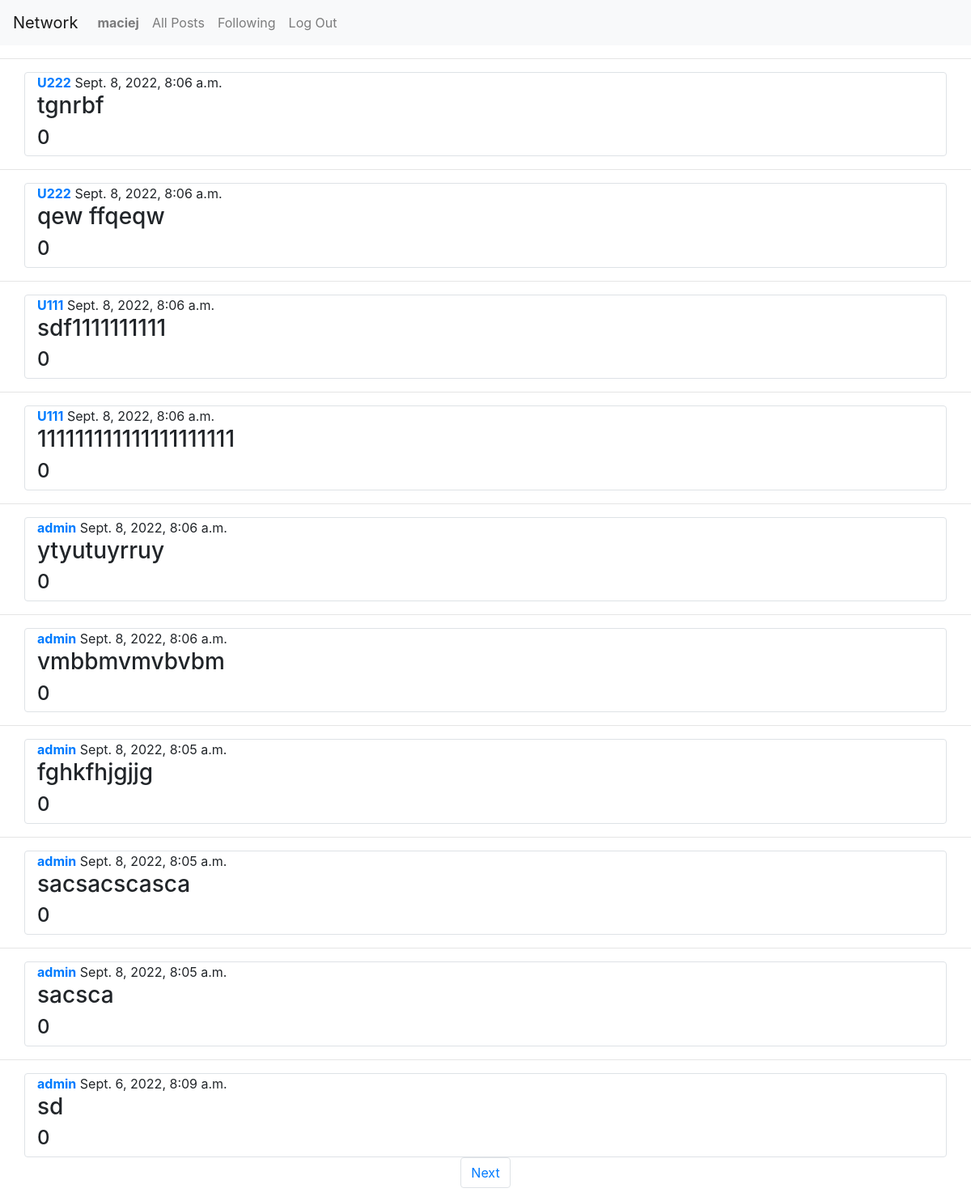
/following/1 (signed in), run on the app's committed database.
### network/models.py (models this page shows, shortened)
class User(AbstractUser):
    following = models.ManyToManyField("User", default=None, blank=True, related_name="followed_by")

class Post(models.Model):
    id = models.AutoField(primary_key=True)
    user = models.ForeignKey(User, on_delete=models.CASCADE, related_name="posts")
    body = models.TextField(blank=False)
    likes = models.IntegerField(default=0)
    timestamp = models.DateTimeField(auto_now_add=True)

### network/views.py (the view)
# urls.py: path("following/<int:page>", views.following_view, name="following"),
@login_required
def following_view(request, page):
    postsAll = Post.objects.all()
    postsAll = postsAll.order_by("-timestamp").all()
    following = User.objects.get(username=request.user.username).following.all()
    postsAll_filter = []
    for post in postsAll:
        if post.user in following:
            postsAll_filter.append(post)
    paginator = Paginator(postsAll_filter, 10)
    posts = paginator.get_page(page)
    page_next = page + 1
    page_prev = page - 1
    return render(request, "network/following.html", {
        'posts': posts,
        'page_prev': page_prev,
        'page_next': page_next,
        'has_prev': paginator.page(page).has_previous(),
        'has_next': paginator.page(page).has_next(),
    })

### network/templates/network/following.html (shortened to what this page needs)
{% extends "network/layout.html" %}
{% block body %}
<div>
    {% for post in posts %}
        <hr>
        <div class="container border rounded single_post">
            <a class="" href="{% url 'user_profile' user=post.user page=1 %}"><strong>{{ post.user }}</strong></a>
            <h7>{{ post.timestamp }}</h7>
            <h3>{{ post.body }}</h3>
            <h4>{{ post.likes }}</h4>
        </div>
    {% endfor %}
</div>
<nav aria-label="...">
    <ul class="pagination justify-content-center">
        {% if has_next %}
            <li class="page-item">
                <a class="page-link" href="{% url 'following' page_next %}">Next</a>
            </li>
        {% endif %}
    </ul>
</nav>
{% endblock %}

### network/templates/network/layout.html (shortened to what this page needs)
{% load static %}
<!DOCTYPE html>
<html lang="en">
    <head>
        <link rel="stylesheet" href="https://stackpath.bootstrapcdn.com/bootstrap/4.4.1/css/bootstrap.min.css">
        <link href="{% static 'network/styles.css' %}" rel="stylesheet">
    </head>
    <body>
        <nav class="navbar navbar-expand-lg navbar-light bg-light">
            <a class="navbar-brand" href="#">Network</a>
            <div>
              <ul class="navbar-nav mr-auto">
                {% if user.is_authenticated %}
                    <li class="nav-item">
                        <a class="nav-link" href="{% url 'user_profile' user=user.username page=1 %}"><strong>{{ user.username }}</strong></a>
                    </li>
                {% endif %}
                <li class="nav-item">
                  <a class="nav-link" id="feed" href="{% url 'index' 1 %}">All Posts</a>
                </li>
                {% if user.is_authenticated %}
                    <li class="nav-item">
                        <a class="nav-link" href="{% url 'following' 1 %}">Following</a>
                    </li>
                    <li class="nav-item">
                        <a class="nav-link" href="{% url 'logout' %}">Log Out</a>
                    </li>
                {% endif %}
              </ul>
            </div>
          </nav>
        <div class="body">
            {% block body %}
            {% endblock %}
        </div>
    </body>
</html>

### data on the page
User: username "maciej"
Post: user "U222", timestamp "Sept. 8, 2022, 8:06 a.m.", body "tgnrbf", likes "0"
Post: user "U222", timestamp "Sept. 8, 2022, 8:06 a.m.", body "qew ffqeqw", likes "0"
Post: user "U111", timestamp "Sept. 8, 2022, 8:06 a.m.", body "sdf1111111111", likes "0"
Post: user "U111", timestamp "Sept. 8, 2022, 8:06 a.m.", body "111111111111111111111", likes "0"
Post: user "admin", timestamp "Sept. 8, 2022, 8:06 a.m.", body "ytyutuyrruy", likes "0"
Post: user "admin", timestamp "Sept. 8, 2022, 8:06 a.m.", body "vmbbmvmvbvbm", likes "0"
Post: user "admin", timestamp "Sept. 8, 2022, 8:05 a.m.", body "fghkfhjgjjg", likes "0"
Post: user "admin", timestamp "Sept. 8, 2022, 8:05 a.m.", body "sacsacscasca", likes "0"
Post: user "admin", timestamp "Sept. 8, 2022, 8:05 a.m.", body "sacsca", likes "0"
Post: user "admin", timestamp "Sept. 6, 2022, 8:09 a.m.", body "sd", likes "0"
